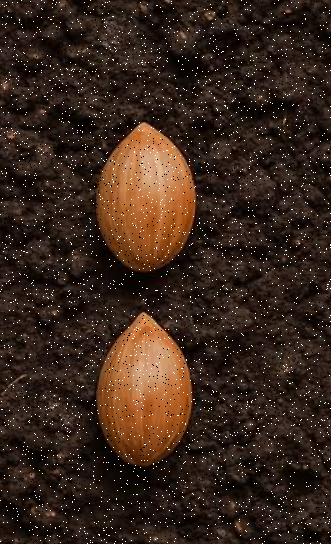
#> input picture assets/samples/01_noisy.png, 331 x 544 px
$ python -i morphology_module.py   (imports and definitions only)
#> lines starting #> are read from the running program, lines starting #| are printed output that depends on the picture; after the words box and inside, x2 and y2 are one past the last pixel; in counts of white or black regions, pixels touching at a corner belong together
# -*- coding: utf-8 -*-
"""Các thuật toán của Quang, trích nguyên từ morphology_module.ipynb.

Không thay đổi hành vi xử lý. GUI bổ sung threshold modes qua core.pipeline.
"""
import numpy as np
import cv2

# ---------------------------------------------------------
# 1. THUẬT TOÁN TỰ BUILD (TƯ DUY SLIDING WINDOW) - Giữ nguyên của bạn
# ---------------------------------------------------------
# [61 lines left out: functions manual_morphology, binarize_image, not called in this run]

def create_kernel(shape_type='rect', ksize=3):
    """
    Hàm 2: Tạo Kernel bằng OpenCV.
    Bên GUI có thể cho người dùng chọn hình dạng (Rect, Ellipse, Cross) và kích thước (3, 5, 7, 9...)
    """
    if shape_type == 'rect':
        return cv2.getStructuringElement(cv2.MORPH_RECT, (ksize, ksize))
    elif shape_type == 'ellipse':
        return cv2.getStructuringElement(cv2.MORPH_ELLIPSE, (ksize, ksize))
    elif shape_type == 'cross':
        return cv2.getStructuringElement(cv2.MORPH_CROSS, (ksize, ksize))

    # Mặc định
    return cv2.getStructuringElement(cv2.MORPH_RECT, (3, 3))

# [21 lines left out: function apply_morphology, not called in this run]

# ---------------------------------------------------------
# WATERSHED: tách vật thể chạm nhau (đoạn mới từ notebook cuối của Quang)
# Mặc định không gọi, chỉ chạy khi người dùng chủ động chọn trong GUI.
# ---------------------------------------------------------
def separate_touching_objects(binary_img, distance_ratio=0.35):
    """
    Tách các vật thể trắng đang tiếp xúc nhau.

    distance_ratio:
        Nhỏ hơn -> marker nhiều hơn, có thể tách quá mức.
        Lớn hơn -> marker ít hơn, có thể vẫn gộp vật thể.

    Trả về:
        separated_mask: mặt nạ các vật thể sau tách.
        labels: nhãn Watershed, -1 là đường biên.
    """
#> called with distance_ratio = 0.35
    # Loại bỏ đốm nhỏ và làm kín lỗ nhỏ một cách nhẹ nhàng
    kernel = create_kernel('ellipse', 3)
    cleaned = cv2.morphologyEx(
        binary_img, cv2.MORPH_OPEN, kernel, iterations=1
    )

    # Khoảng cách từ pixel trắng tới pixel nền gần nhất
    dist = cv2.distanceTransform(cleaned, cv2.DIST_L2, 5)
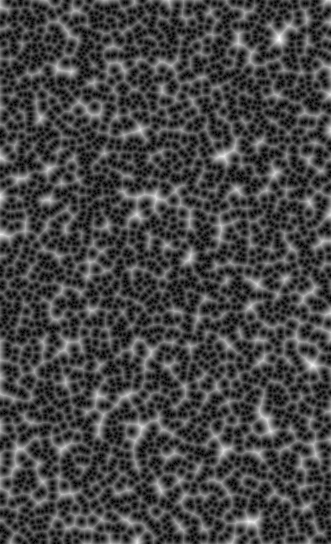
#> dist: shape (544, 331) float32; min 0, max 12.79, mean 3.53; drawn with min black and max white

    if dist.max() == 0:
        return cleaned, np.zeros(cleaned.shape, dtype=np.int32)

    # Vùng lõi của từng vật thể làm marker ban đầu
    _, sure_fg = cv2.threshold(
        dist, distance_ratio * dist.max(), 255, cv2.THRESH_BINARY
    )
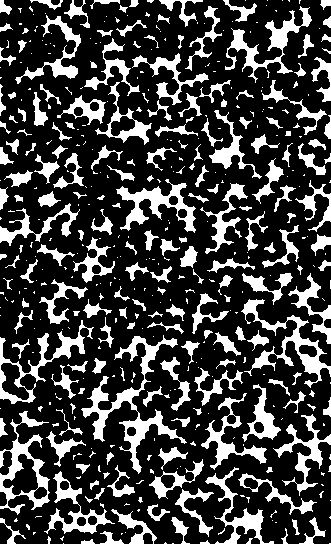
#> sure_fg: shape (544, 331) float32; 25.1% white; 460 white regions (265 under 20 px), largest, box (x1, y1, x2, y2) and area: (81, 335, 187, 474) 2700, (241, 299, 331, 388) 1673, (0, 411, 50, 515) 1569
    sure_fg = sure_fg.astype(np.uint8)

    # Ước lượng nền chắc chắn
    sure_bg = cv2.dilate(cleaned, kernel, iterations=2)

    # Vùng chưa biết nằm giữa lõi vật thể và nền chắc chắn
    unknown = cv2.subtract(sure_bg, sure_fg)
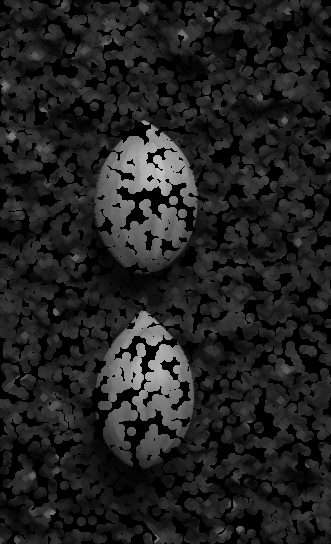
#> unknown: shape (544, 331); min 0, max 192, mean 33.6

    # Tạo nhãn marker
    num_markers, markers = cv2.connectedComponents(sure_fg)
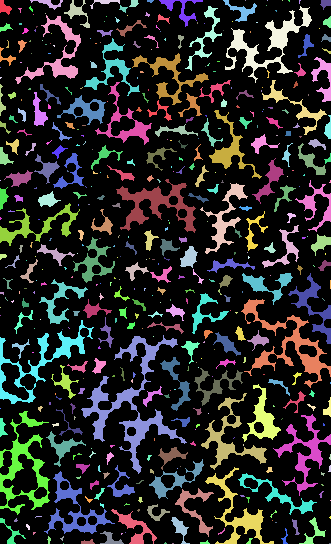
#> markers: shape (544, 331) int32; 461 distinct labels, from 0 to 460; one colour per label, 0 black
#> num_markers = 461

    # Watershed cần marker nền bắt đầu từ 1;
    # vùng chưa biết được đánh dấu bằng 0
    markers = markers + 1
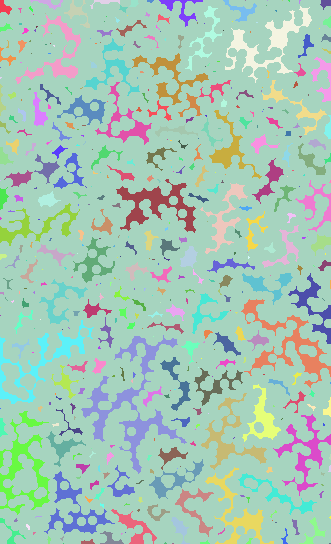
#> markers: shape (544, 331) int32; 461 distinct labels, from 1 to 461; one colour per label, 0 black
    markers[unknown == 255] = 0

    # Watershed nhận ảnh màu và sửa markers tại chỗ
    img_3ch = cv2.cvtColor(cleaned, cv2.COLOR_GRAY2BGR)
    markers = cv2.watershed(img_3ch, markers)
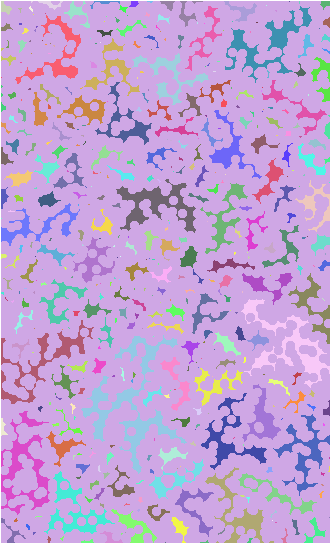
#> markers: shape (544, 331) int32; 448 distinct labels, from -1 to 459; one colour per label, 0 black, -1 white

    # Mỗi vùng có nhãn > 1 là một vùng vật thể.
    # Bỏ đường biên Watershed (-1) khỏi mặt nạ.
    separated_mask = np.zeros_like(cleaned)

    for label_id in np.unique(markers):
        if label_id > 1:
            separated_mask[markers == label_id] = 255
#> this loop made 448 passes
#> label_id on passes 1, 11, 12: -1, 13, 14
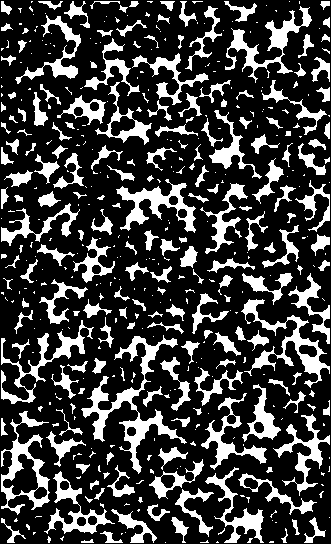
#> separated_mask: shape (544, 331); 24.7% white; 456 white regions (261 under 20 px), largest, box (x1, y1, x2, y2) and area: (81, 335, 187, 474) 2700, (241, 299, 330, 388) 1662, (1, 411, 50, 515) 1530

    return separated_mask, markers

>>> import cv2
>>> picture = cv2.imread('../assets/samples/01_noisy.png', cv2.IMREAD_GRAYSCALE)
>>> result = separate_touching_objects(picture)
